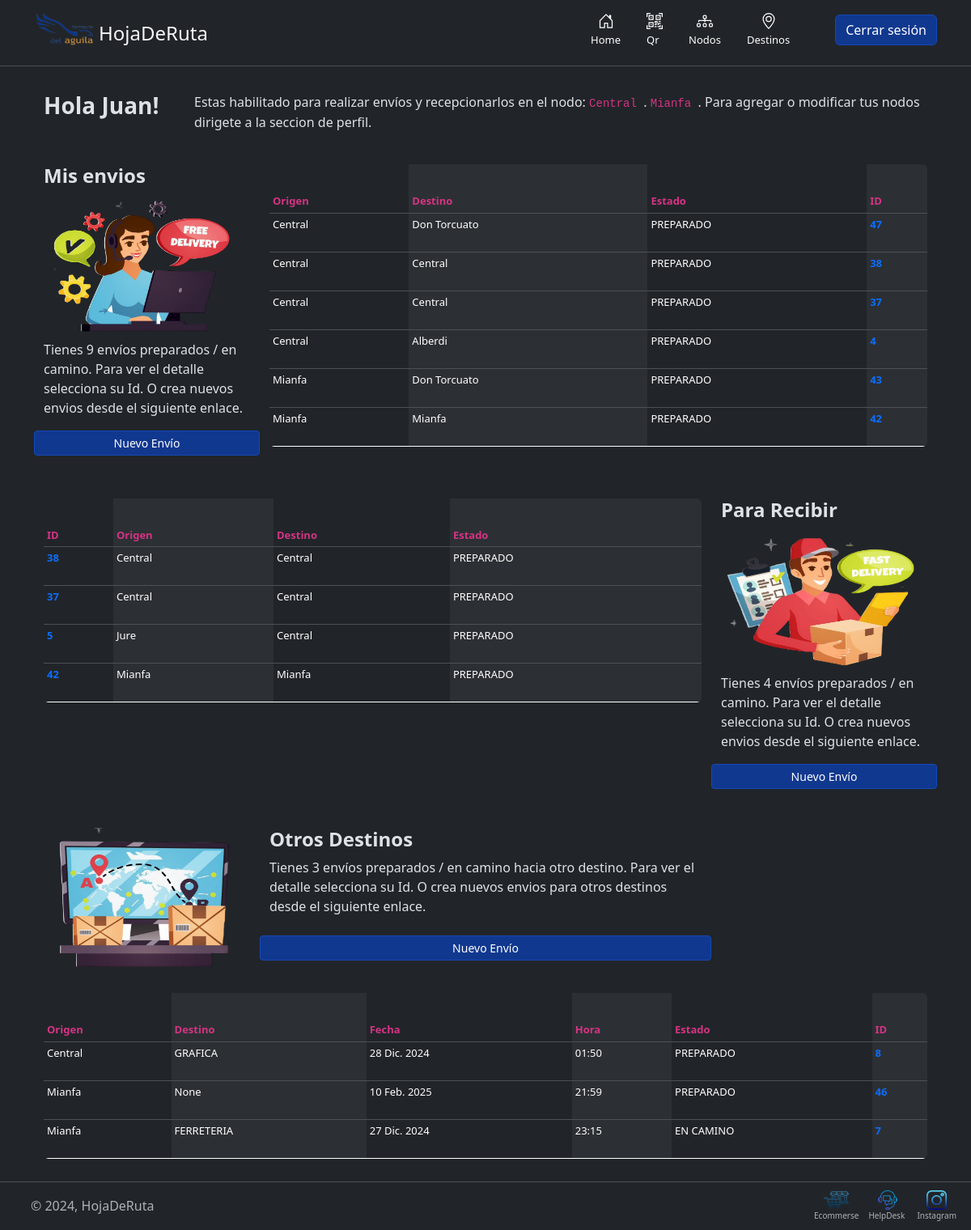
The page / (signed in) on the database as committed earlier.
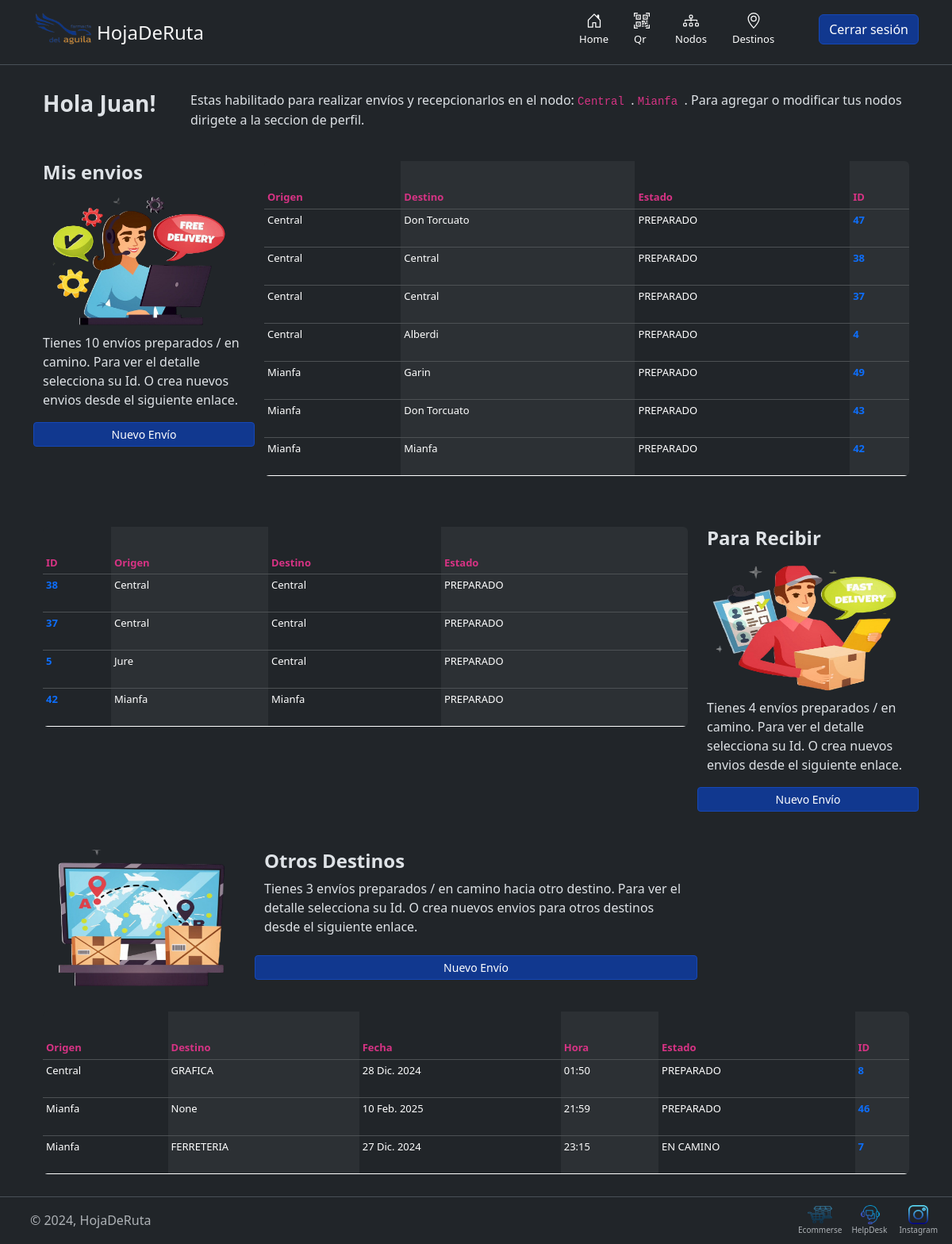
The same page on the database as committed later.
### nodos/models.py (models this page shows, shortened)
class Nodo(models.Model):
    nombre  = models.CharField(max_length=30)
    calle = models.CharField(max_length=30)
    numero = models.IntegerField(null= False)
    localidad = models.CharField(max_length=30)
    NumTelefonoRegex = RegexValidator(regex=r"^\+?1?\d{8,15}$")
    telefono = models.CharField(validators=[NumTelefonoRegex], max_length=16, unique=True)
    maps = models.TextField(max_length=1000, blank=True, null=True)
    estado = models.ForeignKey(Estado, on_delete= models.SET_NULL, null= True)
    def __str__(self):
        return self.nombre

class Destino(models.Model):
    nombre  = models.CharField(max_length=30)
    calle = models.CharField(max_length=30, blank= True)
    numero = models.IntegerField(null= False)
    localidad = models.CharField(max_length=30, blank= True)
    NumTelefonoRegex = RegexValidator(regex=r"^\+?1?\d{8,15}$")
    telefono = models.CharField(validators=[NumTelefonoRegex], max_length=16, unique=True)
    maps = models.TextField(max_length=1000, blank=True, null=True)
    estado = models.ForeignKey(Estado, on_delete= models.SET_NULL, null= True)
    def __str__(self):
        return self.nombre

### hojaderuta/models.py (models this page shows, shortened)
class Envio(models.Model):
    usuario= models.ForeignKey(User, on_delete=models.SET_NULL, null= True)
    origen = models.ForeignKey(Nodo, related_name='origen', on_delete=models.SET_NULL, null= True, blank= True)
    otro_origen = models.ForeignKey(Destino, related_name='otro_origen', on_delete=models.SET_NULL, null= True, blank= True)
    estado = models.ForeignKey(Estado, on_delete=models.SET_NULL, null= True,)
    destino = models.ForeignKey(Nodo, related_name= 'destino', on_delete=models.SET_NULL, null= True, blank= True)
    otro_destino = models.ForeignKey(Destino, related_name='otro_destino',  on_delete= models.SET_NULL, null= True, blank= True)
    descripcion = models.TextField(max_length=1000, help_text="Ingrese una breve descripción del envío.", null= False)
    fecha = models.DateField("Fecha de Creacion", null= True, blank=True, default= datetime.today().strftime("%Y-%m-%d"))
    hora = models.TimeField("Hora de Creacion", null= True, blank=True, default= time.strftime("%H:%M:%S", time.localtime()))
    class Meta:
        ordering = ["-id"]

### estados/models.py (models this page shows, shortened)
class Estado(models.Model):
    nombre= models.CharField(max_length=30, null= False)
    color= models.CharField(max_length=30, null= True, blank= True)
    def __str__(self):
        return '%s' %self.nombre

### link/models.py (models this page shows, shortened)
class Links(models.Model):
    nombre = models.CharField(max_length=100, null= False)
    url = models.URLField(max_length= 100, null= False)
    icono = models.ImageField(upload_to="iconos/%Y/%m/%d", blank=True, null=True)
    estado = models.ForeignKey(Estado, on_delete= models.SET_NULL, null= True)

### hojaderuta/views.py (the view)
# urls.py: path('', usuario.index, name= 'index'),
    def index(self, request):
        mis_envios = 0
        a_recibir = 0
        otros_destinos = 0
        self.params['preparados'] = []
        self.params['en_camino'] = []
        self.params['recibir_preparados'] = []
        self.params['recibir_en_camino'] = []
        self.params['otro_destino'] = []
        if request.user.is_authenticated:
            self.obtener_nodos(request)
            for nodo in self.params['nodos_perfil']:
                mis_envios+= self.envio.filter( origen = nodo.id ).filter( estado = self.preparado ).count() + self.envio.filter( estado = self.en_camino ).filter( origen = nodo.id ).count()
                a_recibir+= self.envio.filter( estado = self.preparado ).filter( destino = nodo.id ).count() + self.envio.filter( estado = self.en_camino ).filter( destino = nodo.id ).count()
                otros_destinos+= self.envio.filter( origen = nodo.id ).filter( destino = None ).exclude( estado = self.entregado ).exclude( estado = self.ignorado ).count()
                self.params['preparados'].append( self.envio.filter( origen = nodo.id ).filter( estado = self.preparado ).exclude( origen = None ).exclude( destino = None ))
                self.params['en_camino'].append( self.envio.filter( estado = self.en_camino ).filter( origen = nodo.id ).exclude( origen = None ).exclude( destino = None ))
                self.params['recibir_preparados'].append( self.envio.filter( destino = nodo.id ).filter( estado = self.preparado ).exclude( origen = None ))
                self.params['recibir_en_camino'].append( self.envio.filter( estado = self.en_camino ).filter( destino = nodo.id ).exclude( origen = None ))
                self.params['otro_destino'].append( self.envio.filter( origen = nodo.id ).filter( destino = None ).exclude( estado = self.entregado ).exclude( estado = self.ignorado ))
            self.params['mis_envios'] = mis_envios
            self.params['a_recibir'] = a_recibir
            self.params['otros_destinos'] = otros_destinos
        return render(request, 'hojaderuta/index.html', self.params )

### farmacia/models.py (called while the page is built)
    def obtener_nodos(self, request):
        try:
            perfil = self.perfil.get( usuario = request.user)
            self.params['perfil'] = perfil
            self.params['nodos_perfil'] = perfil.nodos.all()
        except:
            self.params['perfil'] = []
            self.params['nodos_perfil'] = []

### hojaderuta/templatetags/mi_templatetag.py (called while the page is built)
@register.filter(name= 'ver_destino')
def ver_destino(envio):
    if envio.destino == None:
        return envio.otro_destino
    else:
        return envio.destino

### templates/hojaderuta/index.html
{% extends "layout.html" %}
{% load static %}
{% block content %}
<div class="container">
    <br>
    <div class="row">
        {% if user.is_authenticated %}
            <div class="col-xl-2 col-md-3 col-sm-12 col-xxl-3">
                <h3>
                    <b>Hola {{ user.get_username }}!</b>
                </h3>
            </div>
            <div class="col-xl-10 col-md-9 col-sm-12 col-xxl-9">
            {% if nodos_perfil %}
                <p>Estas habilitado para realizar envíos y recepcionarlos en el nodo:
                    {% for nodo in nodos_perfil %}
                        <code>{{ nodo }} </code>.
                    {% endfor %}
                    Para agregar o modificar tus nodos dirigete a la seccion de perfil.
                </p>
            {% else %}
                <p>
                    No tienes un nodo asignado aún. Comunicate con el administrador para que te
                    proporcione uno. O completa tu perfil desde este <a href="">link</a> para comenzar.
                </p>
            {% endif %}
            </div>
        {% else %}
            {% include 'titulo.html' %}
            {% include "login-register.html" %}
        {% endif %}
    </div>
</div>
{% if user.is_authenticated %}
    <div class="container">
        <br>
        {% include "hojaderuta/mis_envios.html" %}
        <br>
        <br>
        {% include "hojaderuta/para_recibir.html" %}
        <br>
        <br>
        {% include "hojaderuta/otros_destinos.html" %}
    </div>
{% endif %}
{% endblock %}

### templates/hojaderuta/mis_envios.html (shortened to what this page needs)
{% load static %}
{% load mi_templatetag %}
<div class="row">
    {% if mis_envios != 0 %}
    <div class="col-xl-3 col-md-3 col-sm-12 col-xxl-3">
        <div class="row">
            <h4>
                <b>Mis envios</b>
            </h4>
        </div>
        <div class="row">
            <img src="{% static 'imagenes/envios.png' %}" class="card-img-top">
        </div>
        <div class="row">
            <p>Tienes {{ mis_envios }} envíos preparados / en camino. Para ver el detalle selecciona su Id. O crea nuevos envios desde el siguiente enlace.</p>
        </div>
        <div class="row">
            <a type="button" class="btn btn-primary btn-sm" href="{% url 'nuevo_envio' %}">Nuevo Envío</a>
        </div>
    </div>
    <div class="col-xl-9 col-md-9 col-sm-12 col-xxl-9">
        <div class="table-responsive">
            <table class="table table-striped-columns table-dark table-sm">
                <thead>
                    <tr>
                        <th style="color: #d63384;font-size: small" scope="col">Origen</th>
                        <th style="color: #d63384;font-size: small" scope="col">Destino</th>
                        <th style="color: #d63384;font-size: small" scope="col">Estado</th>
                        <th style="color: #d63384;font-size: small" scope="col">ID</th>
                    </tr>
                </thead>
                <tbody>
                {% for envios in preparados %}
                    {% for envio in envios %}
                        <tr>
                            <td>{{ envio.origen }}</td>
                            <td>{{ envio|ver_destino }}</td>
                            <td>{{ envio.estado }}</td>
                            <th scope="row">
                                <a  href="{% url 'ver_envio' envio.id %}" style="font-size: small;">{{ envio.id }}</a>
                            </th>
                        </tr>
                    {% endfor %}
                    {% empty %}
                        <p>No tienes envios preparados</p>
                {% endfor %}
                </tbody>
            </table>
        </div>
    </div>
    {% endif %}
</div>

### templates/hojaderuta/para_recibir.html (shortened to what this page needs)
{% load static %}
{% load mi_templatetag %}
<div class="row">
    {% if a_recibir != 0 %}
    <div class="col-xl-9 col-md-9 col-sm-12 col-xxl-9">
        <div class="table-responsive">
            <table class="table  table-dark table-striped-columns table-sm">
                <thead>
                    <tr>
                        <th style="color: #d63384;font-size: small;" scope="col">ID</th>
                        <th style="color: #d63384;font-size: small;" scope="col">Origen</th>
                        <th style="color: #d63384;font-size: small;" scope="col">Destino</th>
                        <th style="color: #d63384;font-size: small;" scope="col">Estado</th>
                    </tr>
                </thead>
                <tbody>
                {% for envios in recibir_preparados %}
                    {% for envio in envios %}
                        <tr>
                            <th scope="row">
                                <a  href="{% url 'ver_envio' envio.id %}" style="font-size: small;">{{ envio.id }}</a>
                            </th>
                            <td>{{ envio.origen }} </td>
                            <td>{{ envio|ver_destino }}</td>
                            <td>{{ envio.estado }}</td>
                        </tr>
                    {% endfor %}
                    {% empty %}
                        <p>No tienes envios preparados</p>
                {% endfor %}
                </tbody>
            </table>
        </div>
    </div>
    <div class="col-xl-3 col-md-3 col-sm-12 col-xxl-3">
        <div class="row">
            <h4>
                <b>Para Recibir</b>
            </h4>
        </div>
        <div class="row">
            <img src="{% static 'imagenes/recibir.png' %}" class="card-img-top">
        </div>
        <div class="row">
            <p>Tienes {{ a_recibir }} envíos preparados / en camino. Para ver el detalle selecciona su Id. O crea nuevos envios desde el siguiente enlace.</p>
        </div>
        <div class="row">
            <a type="button" class="btn btn-primary btn-sm" href="{% url 'auth_logout' %}">Nuevo Envío</a>
        </div>
    </div>
    {% endif %}
</div>

### templates/hojaderuta/otros_destinos.html
{% load static %}
{% load mi_templatetag %}
<div class="row">
    <div class="col-xl-3 col-md-3 col-sm-12 col-xxl-3">
        <img src="{% static 'imagenes/destinos.png' %}" class="card-img-top">
    </div>
    <div class="col-xl-6 col-md-6 col-sm-12 col-xxl-9">
        <div class="row">
            <h4>
                <b>Otros Destinos</b>
            </h4>
        </div>
        <div class="row">
        {% if otros_destinos != 0 %}
            <p class="card-text">
                Tienes {{ otros_destinos }} envíos preparados / en camino hacia otro destino. Para ver el
                detalle selecciona su Id. O crea nuevos envios para otros destinos desde el siguiente enlace.
            </p>
        {% else %}
            <p class="card-text">
                No tienes envíos preparados / en camino hacia otro destino. Para crear un envio selecciona
                el siguiente enlace.
            </p>
        {% endif %}
        </div>
        <br>
        <div class="row">
            <a type="button" class="btn btn-primary btn-sm" href="{% url 'envio_otro_destino' %}">Nuevo Envío</a>
        </div>
    </div>
</div>
<br>
{% if otros_destinos != 0%}
<div class="row">
    <div class="col">
            <table class="table table-dark table-striped-columns table-sm">
                <thead>
                    <tr>
                        <th style="color: #d63384;font-size: small;" scope="col">Origen</th>
                        <th style="color: #d63384;font-size: small;" scope="col">Destino</th>
                        <th style="color: #d63384;font-size: small;" scope="col">Fecha</th>
                        <th style="color: #d63384;font-size: small;" scope="col">Hora</th>
                        <th style="color: #d63384;font-size: small;" scope="col">Estado</th>
                        <th style="color: #d63384;font-size: small;" scope="col">ID</th>
                    </tr>
                </thead>
                <tbody>
                {% for envios in otro_destino %}
                    {% for envio in envios %}
                        <tr>
                            <td>{{ envio.origen }}</td>
                            <td>{{ envio|ver_destino }}</td>
                            <td>{{ envio.fecha }}</td>
                            <td>{{ envio.hora }}</td>
                            <td>{{ envio.estado }}</td>
                            <th scope="row">
                                <a  href="{% url 'ver_envio' envio.id %}" style="font-size: small;">{{ envio.id }}</a>
                            </th>
                        </tr>
                    {% endfor %}
                {% endfor %}
                </tbody>
            </table>
    </div>
</div>
{% endif %}

### templates/footer.html
<footer class="d-flex flex-wrap justify-content-between align-items-center border-top bg-dark" data-bs-theme="dark">
	  <div class="col-md-4 d-flex align-items-center">
		<a href="/" class="mb-3 me-2 mb-md-0 text-body-secondary text-decoration-none lh-1">
		  <svg class="bi" width="30" height="24"><use xlink:href="#bootstrap"></use></svg>
		</a>
		<span class="mb-3 mb-md-0 text-body-secondary">© 2024, HojaDeRuta</span>
	  </div>
	  <ul class="nav col-md-4 justify-content-end list-unstyled d-flex" style="padding-right:20px;">
		{% if user.is_authenticated %}
		{% for link in links %}
		<li class="ms-3" style="padding: 10px;">
			<a class="text-body-secondary" href="{{ link.url }}">
				<div class="row">
					<img src="/media/{{ link.icono }}" width="24" height="24">
				</div>
				<div class="row">
					{{ link.nombre }}
				</div>
			</a>
		</li>
		{% endfor %}
		{% endif %}
	</ul>
</footer>

Rows that differ between the two databases and show on the page:
added Envio: origen "Mianfa", destino.nombre "Garin", estado "PREPARADO", id "49"
Other text that changed with them:
{{ mis_envios }}: "9" → "10"
